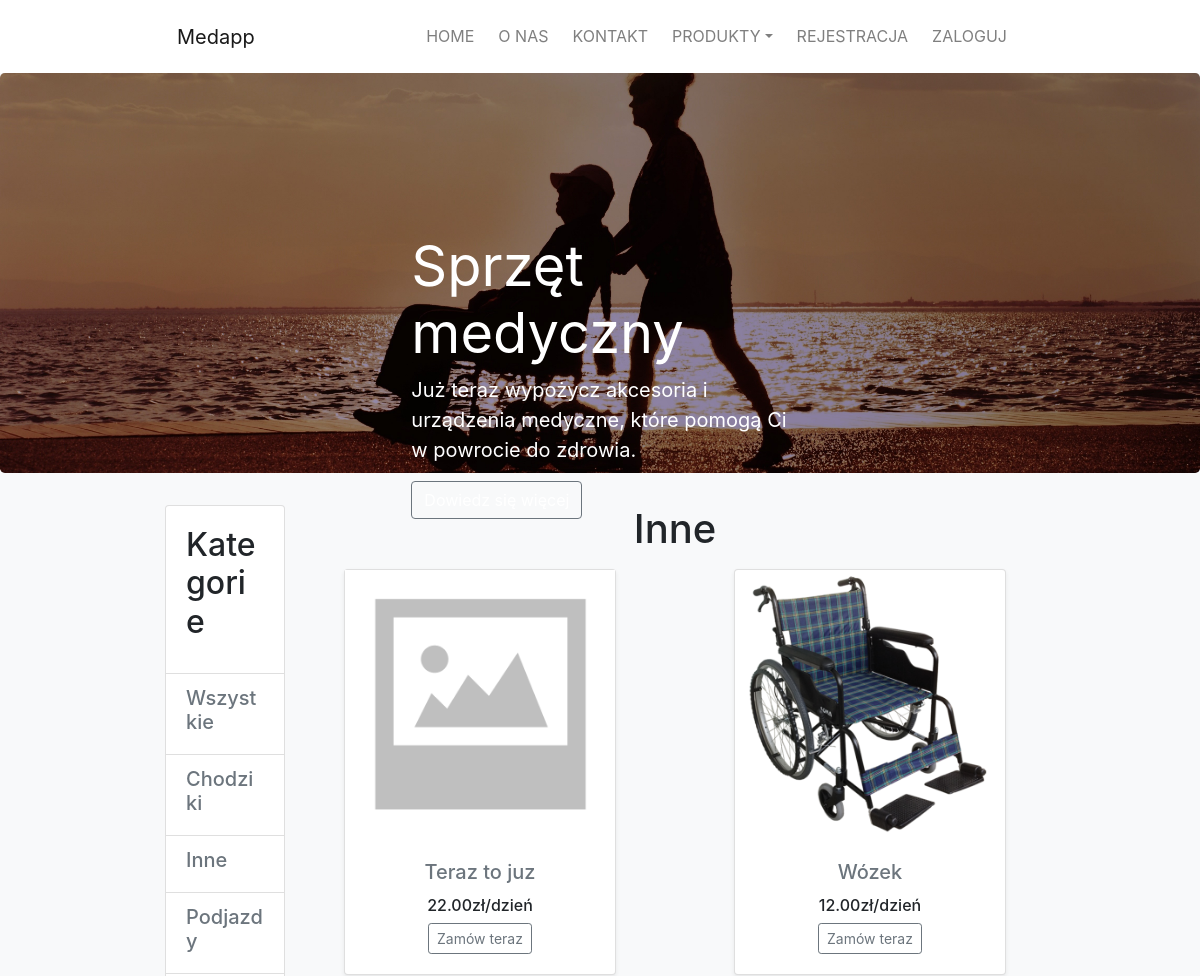
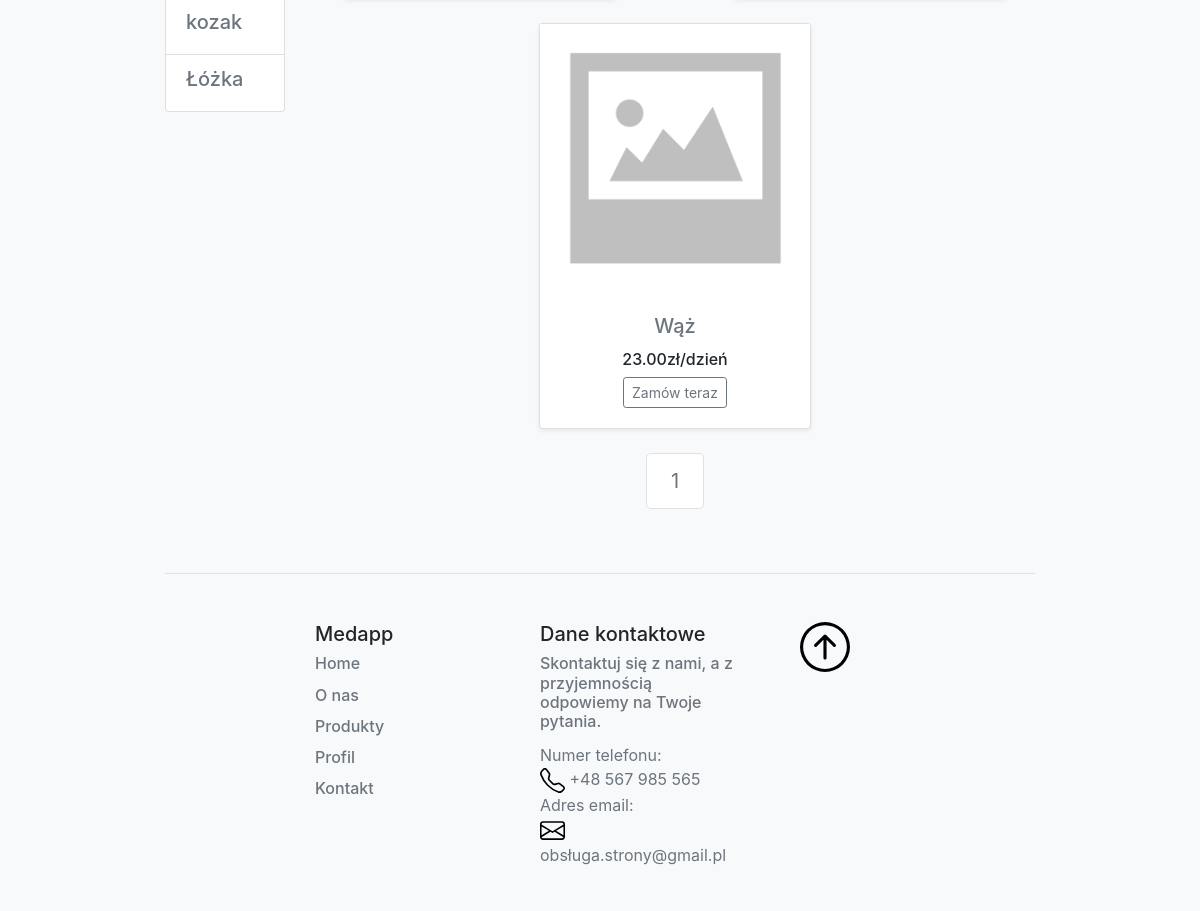
Before: /products/inne/ with the older database file (2 pictures, top to bottom).
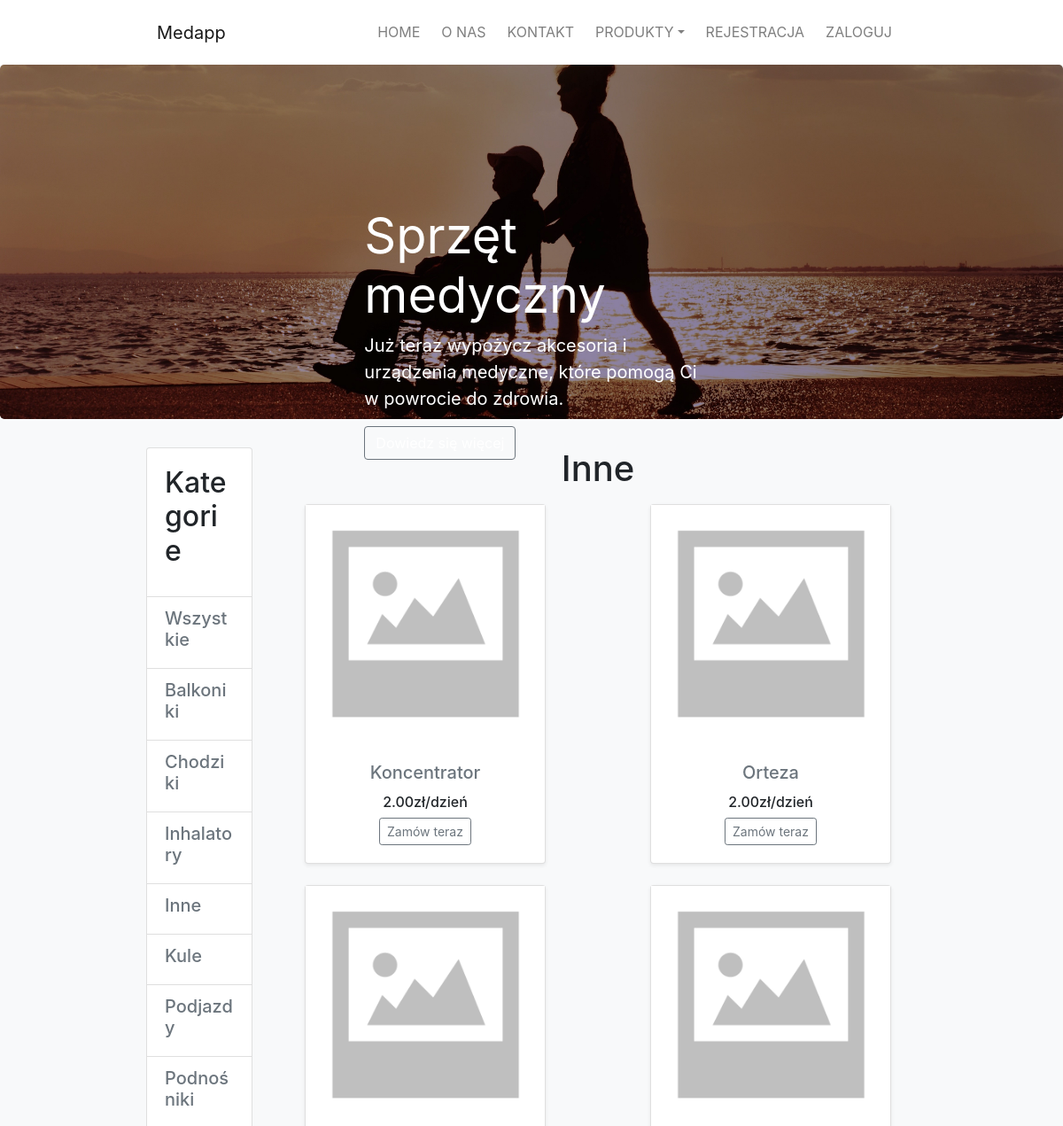
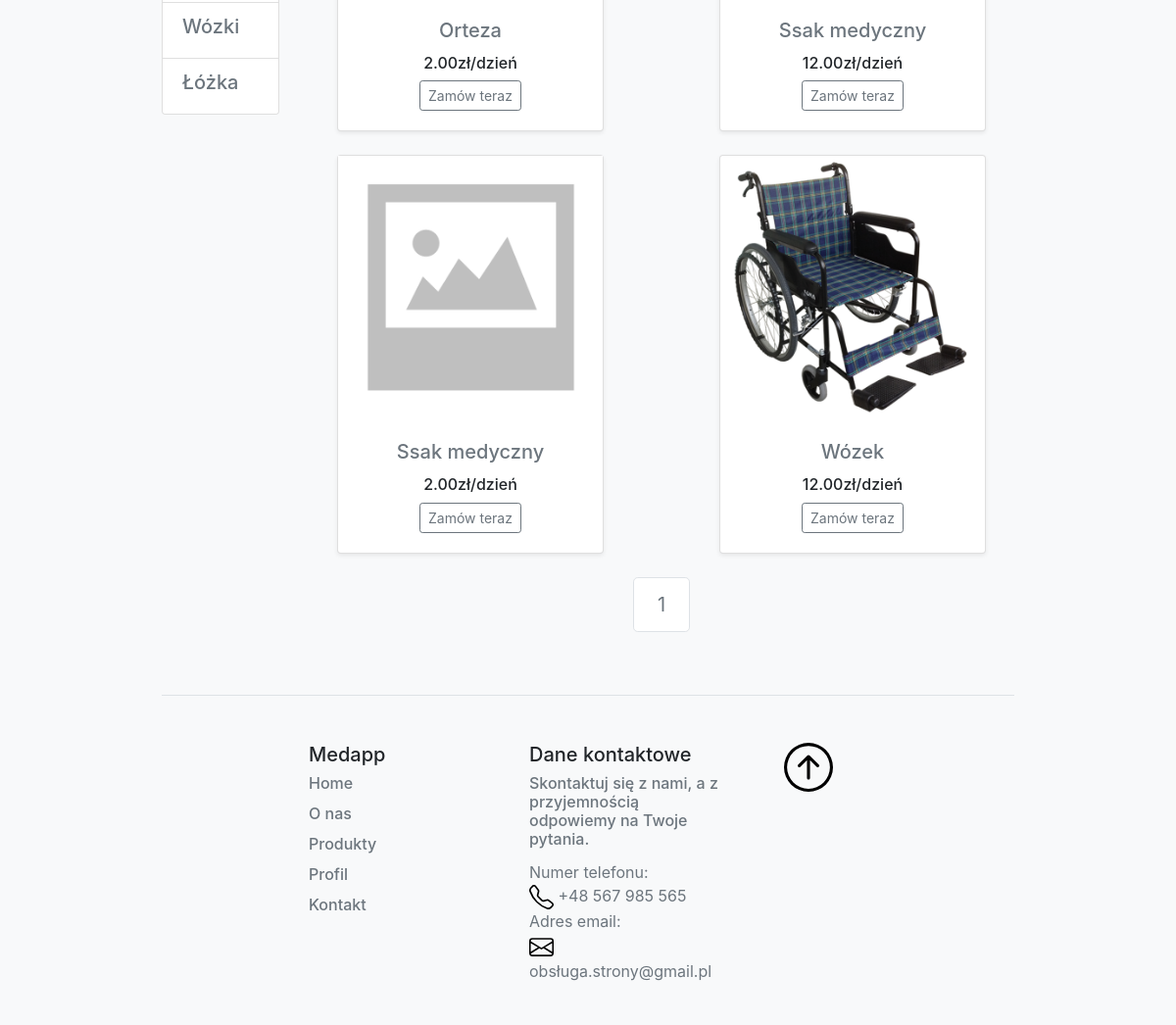
After: the same page with the newer database file (2 pictures, top to bottom).
### medapp/models.py (models this page shows, shortened)
class Category(models.Model):
    name = models.CharField(max_length=200, db_index=True)
    slug = models.SlugField(max_length=200, db_index=True, unique=True)
    class Meta:
        ordering = ('name',)
        verbose_name = 'category'
        verbose_name_plural = 'categories'
    def get_absolute_url(self):
        return reverse('medapp:product_list_by_category', args=[self.slug])

class Product(models.Model):
    category = models.ForeignKey(Category, related_name='products', on_delete=models.CASCADE, verbose_name="Kategoria produktu")
    author = models.ForeignKey(User,on_delete=models.CASCADE)
    name = models.CharField(max_length=200,db_index=True, verbose_name="Nazwa produktu")
    image = models.ImageField(upload_to='products/%Y/%m/%d', blank = True, verbose_name="Zdjęcie produktu")
    description = models.TextField(blank=True, verbose_name="Opis produktu")
    price = models.DecimalField(max_digits=10, decimal_places=2,verbose_name="Cena za dzień")
    available = models.BooleanField(default=True, verbose_name="Dostępność")
    created = models.DateField(auto_now_add=True)
    city = models.CharField(max_length=200, default="",verbose_name="Miasto")
    quantity = models.DecimalField(max_digits=10, decimal_places=0, default=1,verbose_name="Ilość")
    def get_absolute_url(self):
        return reverse('medapp:product-detail', kwargs={'pk':self.pk})
    class Meta:
        ordering = ('name',)

### medapp/views.py (the view)
# urls.py: path('products/', views.product_list, name='product_list'),
def product_list(request, category_slug=None):
    category = None
    categories = Category.objects.all()
    products = Product.objects.filter(available=True)
    p = Paginator(products, 12)
    page_number = request.GET.get('page', 1)
    try:
        page_obj = p.get_page(page_number)
    except PageNotAnInteger:
        page_obj = p.page(1)
    except EmptyPage:
        page_obj = p.page(p.num_pages)
    if category_slug:
        category = get_object_or_404(Category, slug=category_slug)
        products = products.filter(category=category)
        p = Paginator(products, 12)
        page_number = request.GET.get('page', 1)
        try:
            page_obj = p.get_page(page_number)
        except PageNotAnInteger:
            page_obj = p.page(1)
        except EmptyPage:
            page_obj = p.page(p.num_pages)
    return render(request, 'medapp/products/list.html',{'category': category, 'categories':categories,'products':products, 'page_obj':page_obj})

### medapp/views.py (called while the page is built)
def categories(request):
    categories = Category.objects.all()
    return {'categories': categories}

### medapp/templates/medapp/products/list.html (shortened to what this page needs)
{% extends "medapp/base.html" %}
{% load static %}
{% block content %}
  <div class="jumbotron" style=" background-image: url('/static/img/wheelchair.jpg');">
    <div class="col-md-5 p-lg-5 mx-auto my-5">
      <h1 class="display-4 font-weight-normal text-white">Sprzęt medyczny</h1>
      <p class="lead font-weight-normal text-white">Już teraz wypożycz akcesoria i urządzenia medyczne, które pomogą Ci w powrocie do zdrowia.</p>
      <a class="btn btn-outline-secondary text-white" href="#">Dowiedz się więcej</a>
    </div>
  </div>
  <div class="container-fluid">
    <div class="row">
      <div class="col-md-2 order-1">
        <div class="card">
          <div class="card-body" >
            <h2 class="card-title">Kategorie</h2>
          </div>
          <ul class="list-group list-group-flush " >
            <li class="list-group-item"  {% if not category %}class="selected "{% endif %}>
              <h5><a class="text-muted" href="{% url "medapp:product_list" %}">Wszystkie</a></h5>
            </li>
            {% for c in categories %}
            <li class="list-group-item"  {% if category.slug == c.slug %}class="selected"{% endif %}>
              <h5><a class="text-muted"  href="{{ c.get_absolute_url }}">{{ c.name }}</a></h5>
            </li>
            {% endfor %}
          </ul>
        </div>
      </div>
      <div class="col-md-10 order-2">
        <div id="main" class="product-list text-center pb-2">
          <h1>{% if category %}{{ category.name }}{% else %}Dostępne produkty{% endif %}</h1>
        </div>
        <div class="card-deck ">
          <div class="row ">
            {% for product in page_obj %}
            <div class="col pb-4 text-center">
                <div class="card shadow-sm rounded" style=" width: 17rem; margin: auto;">
                  <a href="{{ product.get_absolute_url }}">
                    <img class="img-fluid"  src="{% if product.image %}{{ product.image.url }}{% else %}{% static 'img/no_image.png' %}{% endif %}">
                  </a>
                  <div class="card-body text-center">
                    <h5 class="card-title"><a class="text-muted" href="{{ product.get_absolute_url }}">{{ product.name }}</a></h5>
                    <h6>{{ product.price }}zł/dzień</h6>
                    <div class="d-flex justify-content-between align-items-center">
                      <div class="btn-group mx-auto">
                        <button type="button" class="btn btn-sm btn-outline-secondary "><a class="text-muted" href="{{ product.get_absolute_url }}">Zamów teraz</a></button>
                      </div>
                    </div>
                  </div>
                </div>
            </div>
            {% endfor %}
          </div>
        </div>
        <nav>
          <ul class="pagination pagination-lg justify-content-center">
            <li class="page-item"><a class="page-link text-muted" href="{{page_obj.number}}">1</a></li>
          </ul>
        </nav>
      </div>
    </div>
  </div>
{% endblock %}

Changed rows visible on the page:
removed Category: name "kozak"
no longer on this page (row edited): Product: name "Teraz to juz", price "22.00"
no longer on this page (row edited): Product: name "Wąż", price "23.00"
added Category: name "Balkoniki"
added Category: name "Inhalatory"
added Category: name "Kule"
added Category: name "Podnośniki"
added Category: name "Wózki"
added Product: name "Koncentrator", price "2.00"
added Product: name "Orteza", price "2.00"
added Product: name "Orteza", price "2.00"
added Product: name "Ssak medyczny", price "12.00"
added Product: name "Ssak medyczny", price "2.00"
